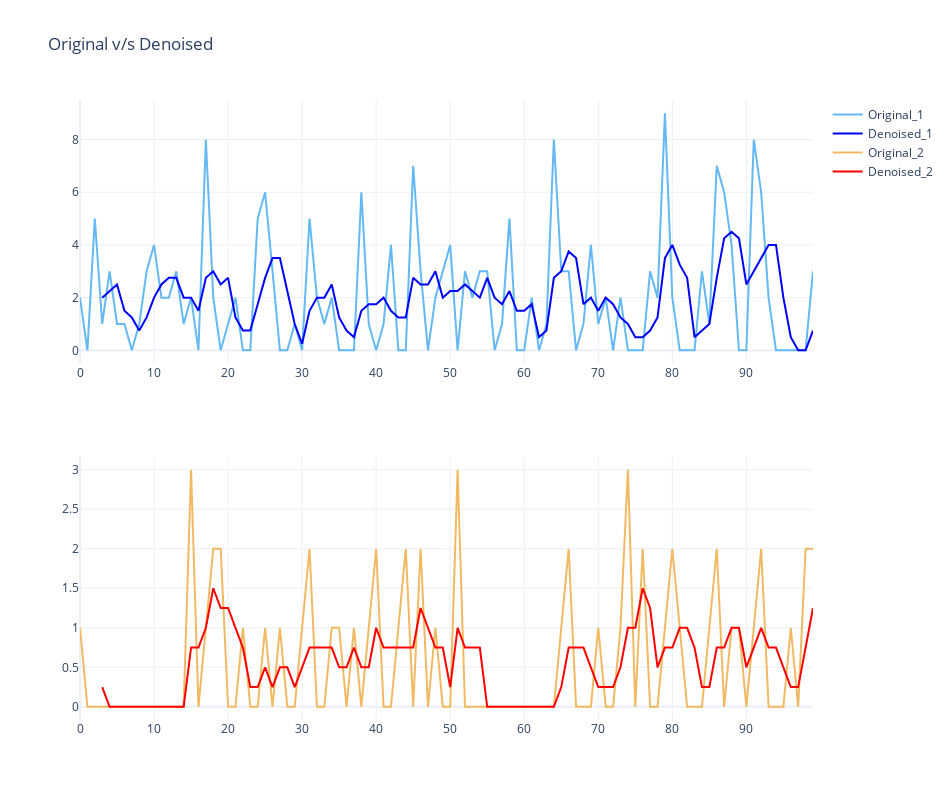

Source (notebook cell):
### Code cell
fig = make_subplots(rows=2, cols=1)
fig.add_trace(go.Scatter(x=np.arange(len(sample_1[600:700])),
                        y=sample_1[600:700],showlegend=True, mode='lines',
                        name='Original_1',marker_color='#64B8F3'), 
              row=1, col=1)
fig.add_trace(go.Scatter(x=np.arange(len(moving_avg_1)),
                        y=moving_avg_1,showlegend=True, mode='lines',
                        name='Denoised_1',marker_color='blue'), 
              row=1, col=1)
fig.add_trace(go.Scatter(x=np.arange(len(sample_2[200:300])),
                        y=sample_2[200:300],showlegend=True, mode='lines',
                        name='Original_2',marker_color='#F2B963'), 
              row=2, col=1)
fig.add_trace(go.Scatter(x=np.arange(len(moving_avg_2)),
                        y=moving_avg_2,showlegend=True, mode='lines',
                        name='Denoised_2',marker_color='RED'), 
              row=2, col=1)

fig.update_layout(height=800, width=950, title_text="Original v/s Denoised", template='plotly_white')
fig.show()

### Figure 1 — Plotly figure (JSON) as saved in the notebook; plotly's stock layout.template omitted (floating-point values rounded to 4 significant figures)
{"data": [{"marker": {"color": "#64B8F3"}, "mode": "lines", "name": "Original_1", "showlegend": true, "type": "scatter", "x": [0, 1, 2, 3, 4, 5, 6, 7, 8, 9, 10, 11, 12, 13, 14, 15, 16, 17, 18, 19, 20, 21, 22, 23, 24, 25, 26, 27, 28, 29, 30, 31, 32, 33, 34, 35, 36, 37, 38, 39, 40, 41, 42, 43, 44, 45, 46, 47, 48, 49, 50, 51, 52, 53, 54, 55, 56, 57, 58, 59, 60, 61, 62, 63, 64, 65, 66, 67, 68, 69, 70, 71, 72, 73, 74, 75, 76, 77, 78, 79, 80, 81, 82, 83, 84, 85, 86, 87, 88, 89, 90, 91, 92, 93, 94, 95, 96, 97, 98, 99], "xaxis": "x", "y": [2, 0, 5, 1, 3, 1, 1, 0, 1, 3, 4, 2, 2, 3, 1, 2, 0, 8, 2, 0, 1, 2, 0, 0, 5, 6, 3, 0, 0, 1, 0, 5, 2, 1, 2, 0, 0, 0, 6, 1, 0, 1, 4, 0, 0, 7, 3, 0, 2, 3, 4, 0, 3, 2, 3, 3, 0, 1, 5, 0, 0, 2, 0, 1, 8, 3, 3, 0, 1, 4, 1, 2, 0, 2, 0, 0, 0, 3, 2, 9, 2, 0, 0, 0, 3, 1, 7, 6, 4, 0, 0, 8, 6, 2, 0, 0, 0, 0, 0, 3], "yaxis": "y"}, {"marker": {"color": "blue"}, "mode": "lines", "name": "Denoised_1", "showlegend": true, "type": "scatter", "x": [0, 1, 2, 3, 4, 5, 6, 7, 8, 9, 10, 11, 12, 13, 14, 15, 16, 17, 18, 19, 20, 21, 22, 23, 24, 25, 26, 27, 28, 29, 30, 31, 32, 33, 34, 35, 36, 37, 38, 39, 40, 41, 42, 43, 44, 45, 46, 47, 48, 49, 50, 51, 52, 53, 54, 55, 56, 57, 58, 59, 60, 61, 62, 63, 64, 65, 66, 67, 68, 69, 70, 71, 72, 73, 74, 75, 76, 77, 78, 79, 80, 81, 82, 83, 84, 85, 86, 87, 88, 89, 90, 91, 92, 93, 94, 95, 96, 97, 98, 99], "xaxis": "x", "y": [null, null, null, 2, 2.25, 2.5, 1.5, 1.25, 0.75, 1.25, 2, 2.5, 2.75, 2.75, 2, 2, 1.5, 2.75, 3, 2.5, 2.75, 1.25, 0.75, 0.75, 1.75, 2.75, 3.5, 3.5, 2.25, 1, 0.25, 1.5, 2, 2, 2.5, 1.25, 0.75, 0.5, 1.5, 1.75, 1.75, 2, 1.5, 1.25, 1.25, 2.75, 2.5, 2.5, 3, 2, 2.25, 2.25, 2.5, 2.25, 2, 2.75, 2, 1.75, 2.25, 1.5, 1.5, 1.75, 0.5, 0.75, 2.75, 3, 3.75, 3.5, 1.75, 2, 1.5, 2, 1.75, 1.25, 1, 0.5, 0.5, 0.75, 1.25, 3.5, 4, 3.25, 2.75, 0.5, 0.75, 1, 2.75, 4.25, 4.5, 4.25, 2.5, 3, 3.5, 4, 4, 2, 0.5, 0, 0, 0.75], "yaxis": "y"}, {"marker": {"color": "#F2B963"}, "mode": "lines", "name": "Original_2", "showlegend": true, "type": "scatter", "x": [0, 1, 2, 3, 4, 5, 6, 7, 8, 9, 10, 11, 12, 13, 14, 15, 16, 17, 18, 19, 20, 21, 22, 23, 24, 25, 26, 27, 28, 29, 30, 31, 32, 33, 34, 35, 36, 37, 38, 39, 40, 41, 42, 43, 44, 45, 46, 47, 48, 49, 50, 51, 52, 53, 54, 55, 56, 57, 58, 59, 60, 61, 62, 63, 64, 65, 66, 67, 68, 69, 70, 71, 72, 73, 74, 75, 76, 77, 78, 79, 80, 81, 82, 83, 84, 85, 86, 87, 88, 89, 90, 91, 92, 93, 94, 95, 96, 97, 98, 99], "xaxis": "x2", "y": [1, 0, 0, 0, 0, 0, 0, 0, 0, 0, 0, 0, 0, 0, 0, 3, 0, 1, 2, 2, 0, 0, 1, 0, 0, 1, 0, 1, 0, 0, 1, 2, 0, 0, 1, 1, 0, 1, 0, 1, 2, 0, 0, 1, 2, 0, 2, 0, 1, 0, 0, 3, 0, 0, 0, 0, 0, 0, 0, 0, 0, 0, 0, 0, 0, 1, 2, 0, 0, 0, 1, 0, 0, 1, 3, 0, 2, 0, 0, 1, 2, 1, 0, 0, 0, 1, 2, 0, 1, 1, 0, 1, 2, 0, 0, 0, 1, 0, 2, 2], "yaxis": "y2"}, {"marker": {"color": "RED"}, "mode": "lines", "name": "Denoised_2", "showlegend": true, "type": "scatter", "x": [0, 1, 2, 3, 4, 5, 6, 7, 8, 9, 10, 11, 12, 13, 14, 15, 16, 17, 18, 19, 20, 21, 22, 23, 24, 25, 26, 27, 28, 29, 30, 31, 32, 33, 34, 35, 36, 37, 38, 39, 40, 41, 42, 43, 44, 45, 46, 47, 48, 49, 50, 51, 52, 53, 54, 55, 56, 57, 58, 59, 60, 61, 62, 63, 64, 65, 66, 67, 68, 69, 70, 71, 72, 73, 74, 75, 76, 77, 78, 79, 80, 81, 82, 83, 84, 85, 86, 87, 88, 89, 90, 91, 92, 93, 94, 95, 96, 97, 98, 99], "xaxis": "x2", "y": [null, null, null, 0.25, 0, 0, 0, 0, 0, 0, 0, 0, 0, 0, 0, 0.75, 0.75, 1, 1.5, 1.25, 1.25, 1, 0.75, 0.25, 0.25, 0.5, 0.25, 0.5, 0.5, 0.25, 0.5, 0.75, 0.75, 0.75, 0.75, 0.5, 0.5, 0.75, 0.5, 0.5, 1, 0.75, 0.75, 0.75, 0.75, 0.75, 1.25, 1, 0.75, 0.75, 0.25, 1, 0.75, 0.75, 0.75, 0, 0, 0, 0, 0, 0, 0, 0, 0, 0, 0.25, 0.75, 0.75, 0.75, 0.5, 0.25, 0.25, 0.25, 0.5, 1, 1, 1.5, 1.25, 0.5, 0.75, 0.75, 1, 1, 0.75, 0.25, 0.25, 0.75, 0.75, 1, 1, 0.5, 0.75, 1, 0.75, 0.75, 0.5, 0.25, 0.25, 0.75, 1.25], "yaxis": "y2"}], "layout": {"height": 800, "title": {"text": "Original v/s Denoised"}, "width": 950, "xaxis": {"anchor": "y", "domain": [0, 1]}, "xaxis2": {"anchor": "y2", "domain": [0, 1]}, "yaxis": {"anchor": "x", "domain": [0.575, 1]}, "yaxis2": {"anchor": "x2", "domain": [0, 0.425]}}}
